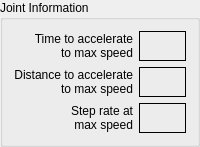
             <widget class="QGroupBox" name="gridGroupBox">
              <property name="styleSheet">
               <string notr="true"/>
              </property>
              <property name="title">
               <string>Joint Information</string>
              </property>
              <layout class="QGridLayout" name="gridLayout_27">
               <item row="0" column="1">
                <widget class="QLabel" name="timeJoint_0">
                 <property name="frameShape">
                  <enum>QFrame::Box</enum>
                 </property>
                 <property name="text">
                  <string>&lt;html&gt;&lt;head/&gt;&lt;body&gt;&lt;p align=&quot;center&quot;&gt;&lt;br/&gt;&lt;/p&gt;&lt;/body&gt;&lt;/html&gt;</string>
                 </property>
                </widget>
               </item>
               <item row="0" column="0">
                <widget class="QLabel" name="label_181">
                 <property name="text">
                  <string>&lt;html&gt;&lt;head/&gt;&lt;body&gt;&lt;p align=&quot;right&quot;&gt;Time to accelerate&lt;br/&gt;to max speed&lt;/p&gt;&lt;/body&gt;&lt;/html&gt;</string>
                 </property>
                </widget>
               </item>
               <item row="1" column="0">
                <widget class="QLabel" name="label_182">
                 <property name="text">
                  <string>&lt;html&gt;&lt;head/&gt;&lt;body&gt;&lt;p align=&quot;right&quot;&gt;Distance to accelerate&lt;br/&gt;to max speed&lt;/p&gt;&lt;/body&gt;&lt;/html&gt;</string>
                 </property>
                </widget>
               </item>
               <item row="1" column="1">
                <widget class="QLabel" name="distanceJoint_0">
                 <property name="frameShape">
                  <enum>QFrame::Box</enum>
                 </property>
                 <property name="text">
                  <string>&lt;html&gt;&lt;head/&gt;&lt;body&gt;&lt;p align=&quot;center&quot;&gt;&lt;br/&gt;&lt;/p&gt;&lt;/body&gt;&lt;/html&gt;</string>
                 </property>
                </widget>
               </item>
               <item row="2" column="0">
                <widget class="QLabel" name="label_185">
                 <property name="text">
                  <string>&lt;html&gt;&lt;head/&gt;&lt;body&gt;&lt;p align=&quot;right&quot;&gt;Step rate at&lt;br/&gt;max speed&lt;/p&gt;&lt;/body&gt;&lt;/html&gt;</string>
                 </property>
                </widget>
               </item>
               <item row="2" column="1">
                <widget class="QLabel" name="stepRateJoint_0">
                 <property name="frameShape">
                  <enum>QFrame::Box</enum>
                 </property>
                 <property name="text">
                  <string>&lt;html&gt;&lt;head/&gt;&lt;body&gt;&lt;p align=&quot;center&quot;&gt;&lt;br/&gt;&lt;/p&gt;&lt;/body&gt;&lt;/html&gt;</string>
                 </property>
                </widget>
               </item>
              </layout>
             </widget>
